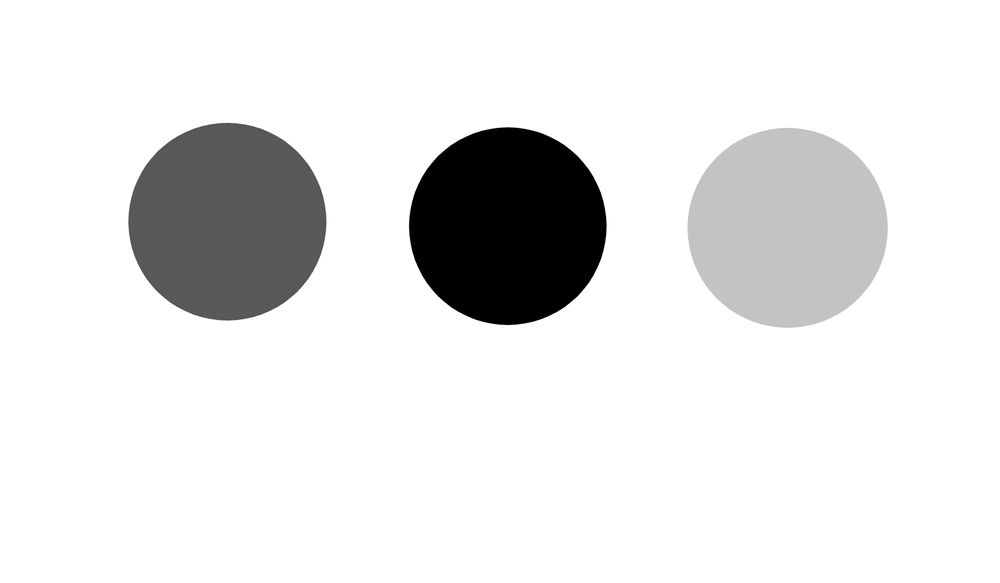
#> input picture circle.png, 1000 x 583 px, shrunk from 1792 x 1044 before the run
$ python test2.py
#> lines starting #> are read from the running program, lines starting #| are printed output that depends on the picture
from PIL import Image

img_w=Image.open("circle.png").convert('L')
img_b=Image.open("square.png").convert('L')
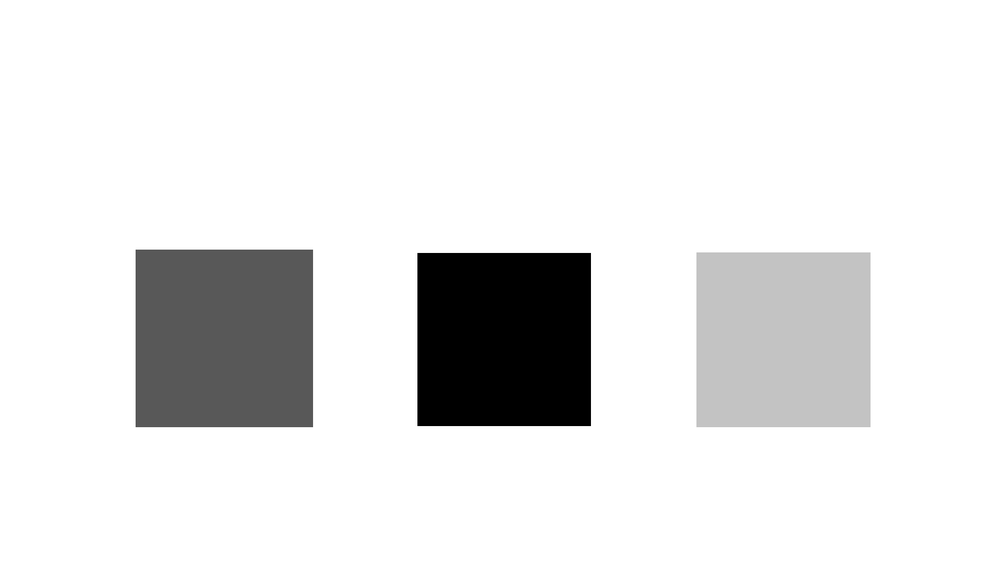
#> input picture square.png, 1000 x 583 px, shrunk from 1792 x 1044 before the run
width,height=img_w.size
#> width = 1000; height = 583

img_new=Image.new('LA',(width,height),0x0)
#> img_new: PIL image 1000x583 LA; every value is 0
#print(img_w.getpixel((1,1)))

for j in range(height):
    for i in range(width):
        x=img_w.getpixel((i,j))
        y=img_b.getpixel((i,j))
        g=round((x+y)/2)
        a=round((x-y)/2+128)
        img_new.putpixel((i,j),(g,a))
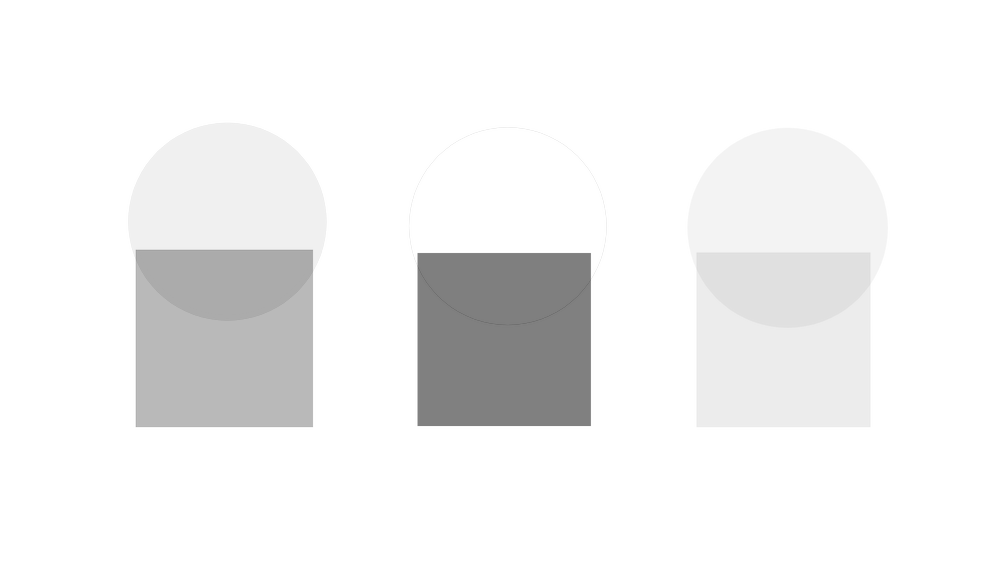
#> img_new: PIL image 1000x583 LA; mean R, G, B, A 229.7, 229.7, 229.7, 127.9; transparent parts drawn white

img_new.save("img.png","PNG")
